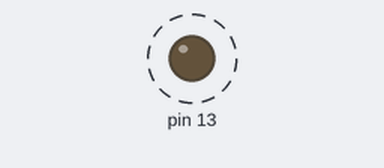
Bench run of a sketch on a simulated Arduino Uno, built with avr-gcc and run on an emulated ATmega328P. On the bench: output pins drawn as LEDs (lit = HIGH). Dashed ring = blinking.

Above: at 0.5 s.
Timing chart, 0 to 4.6 s (numbered marks = the images above):
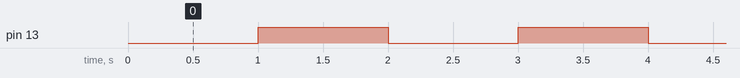

Measured:
- by itself, pin 13: alternates HIGH for 1.0 s and LOW for 1.0 s

The sketch:

Les2Opdr3.ino
```cpp
#include <avr/io.h>
#include <avr/interrupt.h>

volatile uint8_t ledState = 0;

ISR(TIMER1_COMPA_vect) {
  ledState ^= (1 << PORTB5);
  PORTB = (PORTB & ~(1 << PORTB5)) | ledState;
}

int main(void) {
  DDRB |= (1 << DDB5);

  TCCR1B |= (1 << WGM12);


  OCR1A = 15624;

  TCCR1B |= (1 << CS12) | (1 << CS10);

  TIMSK1 |= (1 << OCIE1A);

  sei();

  while (1) {

  }

  return 0;
}
```
